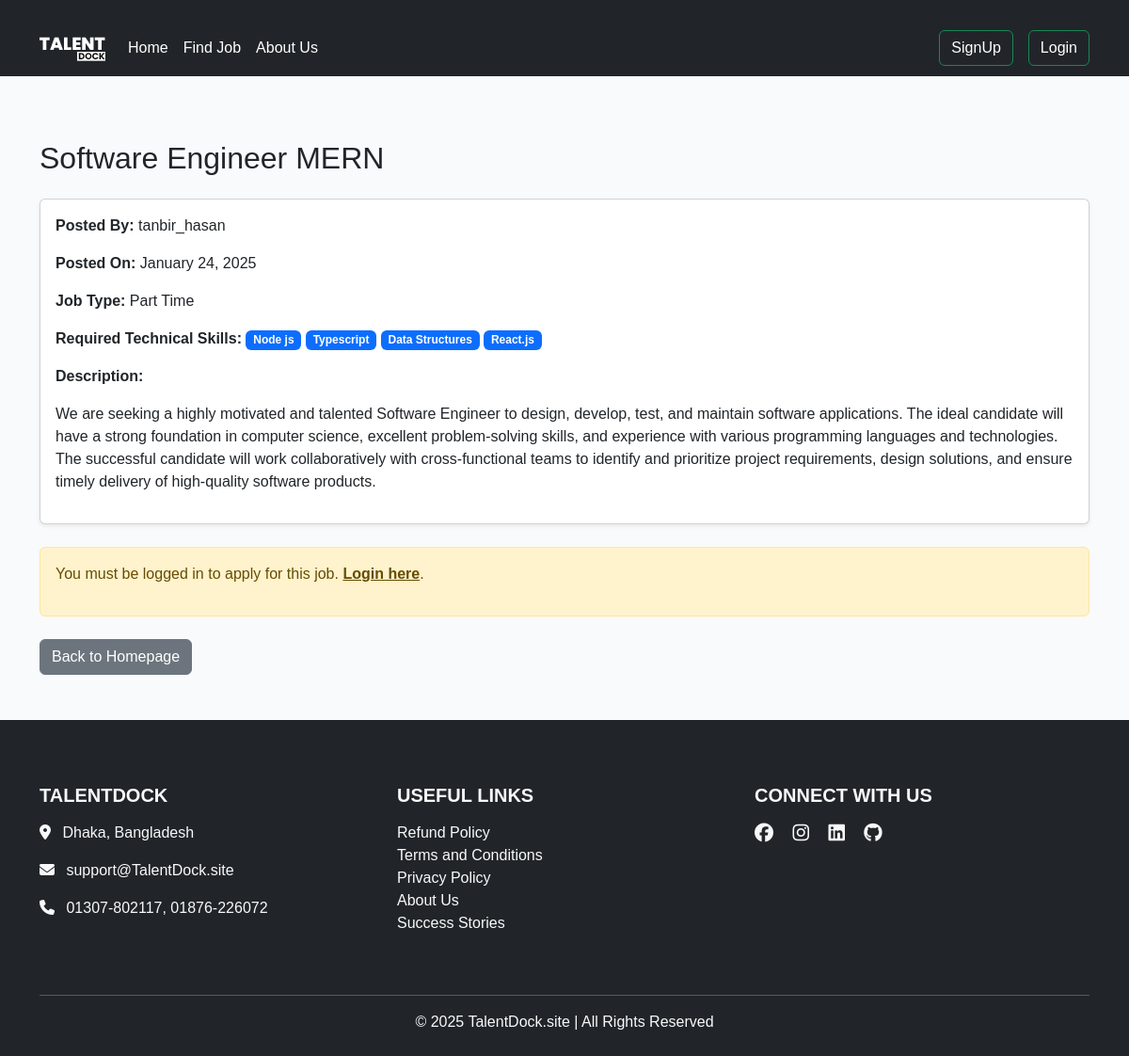
The app's page /job/11/ with its own data.
### jobPost/models.py (models this page shows, shortened)
class JobPost(models.Model):
    JOB_TYPES = [
        ('Full Time', 'Full Time'),
        ('Part Time', 'Part Time'),
        ('Contract', 'Contract'),
        ('Internship', 'Internship'),
        ('On-Site', 'On-Site'),
        ('Remote', 'Remote'),
    ]
    STATUS_CHOICES = [
        ('Find', 'Find'),
        ('Not-Find', 'Not-Find'),
    ]
    title = models.CharField(max_length=200)
    job_type = MultiSelectField(choices=JOB_TYPES)
    Required_Technical_Skills = models.ManyToManyField(Categories)
    description = models.TextField()
    posted_on = models.DateTimeField(auto_now_add=True)
    author = models.ForeignKey(User, on_delete=models.CASCADE)
    status = models.CharField(max_length=10, choices=STATUS_CHOICES, default='Not-Find')

### Categories/models.py (models this page shows, shortened)
class Categories(models.Model):
    name = models.CharField(max_length=100)
    slug = models.SlugField(max_length=100, unique=True,null = True,blank=True)

### jobPost/views.py (the view)
# urls.py: path('job/<int:id>/', detail, name='job_detail'),
def detail(request, id):
    job = get_object_or_404(JobPost, pk=id)
    form = ApplicationForm()
    return render(request, 'details.html', {'job': job, 'form': form})

### jobPost/templates/details.html
{% extends 'base.html' %}
{% block content %}
<div class="container py-5">
    <h2 class="mb-4">{{ job.title }}</h2>
    <div class="card shadow-sm">
        <div class="card-body">
            <p><strong>Posted By:</strong> {{ job.author.username }}</p>
            <p><strong>Posted On:</strong> {{ job.posted_on|date:"F j, Y" }}</p>
            <p><strong>Job Type:</strong> {{ job.job_type|join:", " }}</p>
            <p><strong>Required Technical Skills:</strong>
                {% for category in job.Required_Technical_Skills.all %}
                    <span class="badge bg-primary">{{ category.name }}</span>
                {% empty %}
                    <span>No categories specified.</span>
                {% endfor %}
            </p>
            <p><strong>Description:</strong></p>
            <p>{{ job.description }}</p>
        </div>
    </div>
    {% if user.is_authenticated %}
    {% if job.author.username != user.username %}
         {% if job.status == 'Not-Find' %}
        <div class="mt-4">
            <a href="{% url 'apply_job' job.id %}" class="btn btn-primary">Apply for Job</a>
        </div>
        {% else %}
        <div class="mt-4">
          <a href="{% url 'apply_job' job.id %}" class="btn btn-danger disabled">Application closed</a>
      </div>
      {% endif %}
      {% endif %}
    {% else %}
        <div class="alert alert-warning mt-4">
            <p>You must be logged in to apply for this job. <a href="{% url 'loginpage' %}" class="alert-link">Login here</a>.</p>
        </div>
    {% endif %}
    <div class="mt-4">
        <a href="{% url 'homepage' %}" class="btn btn-secondary">Back to Homepage</a>
    </div>
</div>
{% endblock %}

### templates/style.css (style rules this page uses)
body { font-family: Arial, sans-serif; background-color: #f9fafb; margin: 0; padding: 0; }
.container { margin-top: 20px; }

### templates/base.html (style rules this page uses)
body { font-family: Arial, sans-serif; background-color: #f9fafb; margin: 0; padding: 0; }
.container { margin-top: 20px; }

### records on screen
JobPost: title "Software Engineer MERN", author.username "tanbir_hasan", posted_on "January 24, 2025", job_type "Part Time", description "We are seeking a highly motivated and talented Software Engineer to design, develop, test, and maintain software applications. The ideal candidate will have a strong foundation in computer science, excellent problem-solving skills, and experience with various programming languages and technologies. The successful candidate will work collaboratively with cross-functional teams to identify and prioritize project requirements, design solutions, and ensure timely delivery of high-quality software products."
Categories: name "Node js"
Categories: name "Typescript"
Categories: name "Data Structures"
Categories: name "React.js"
